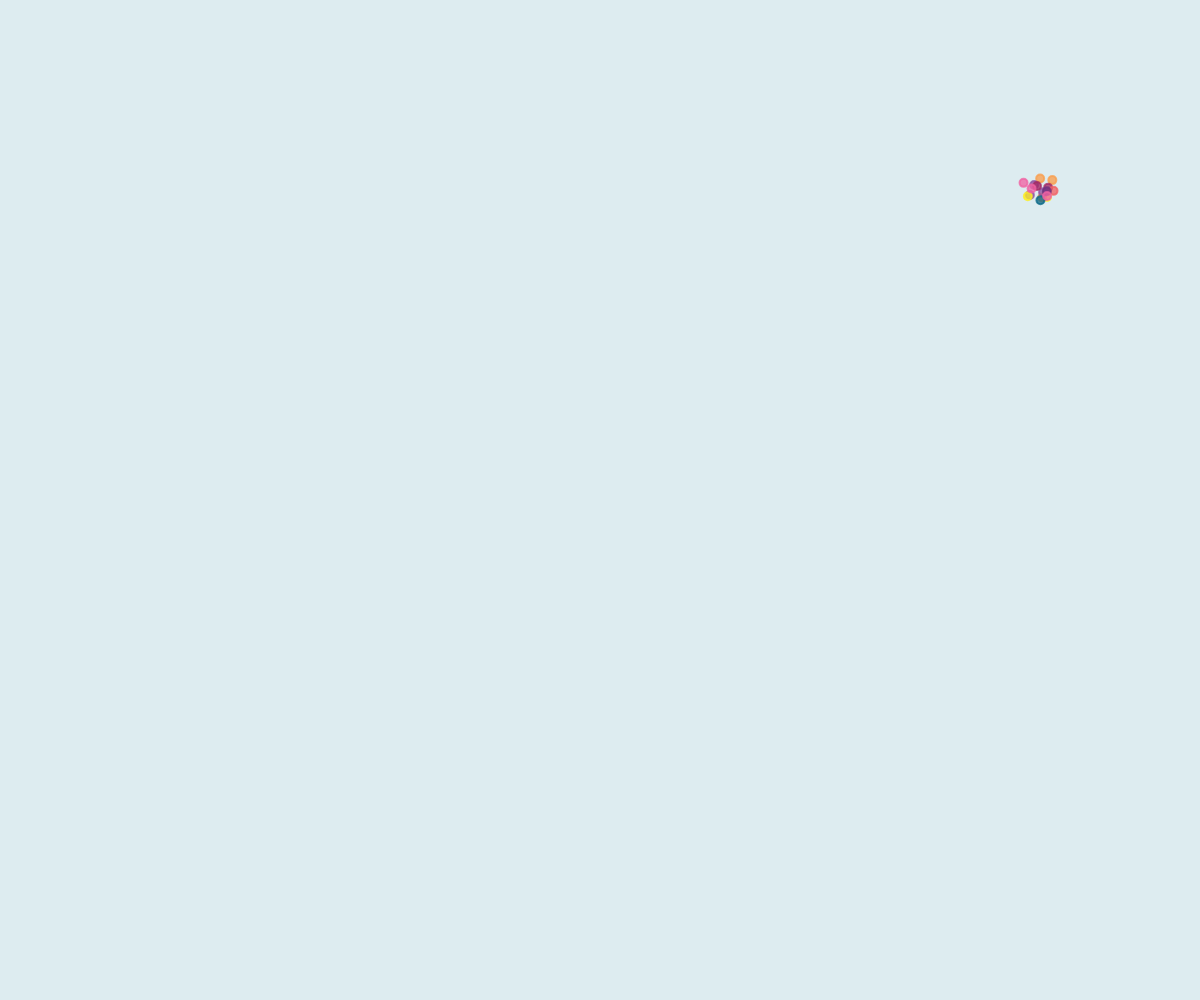
Frame 1 (no input)
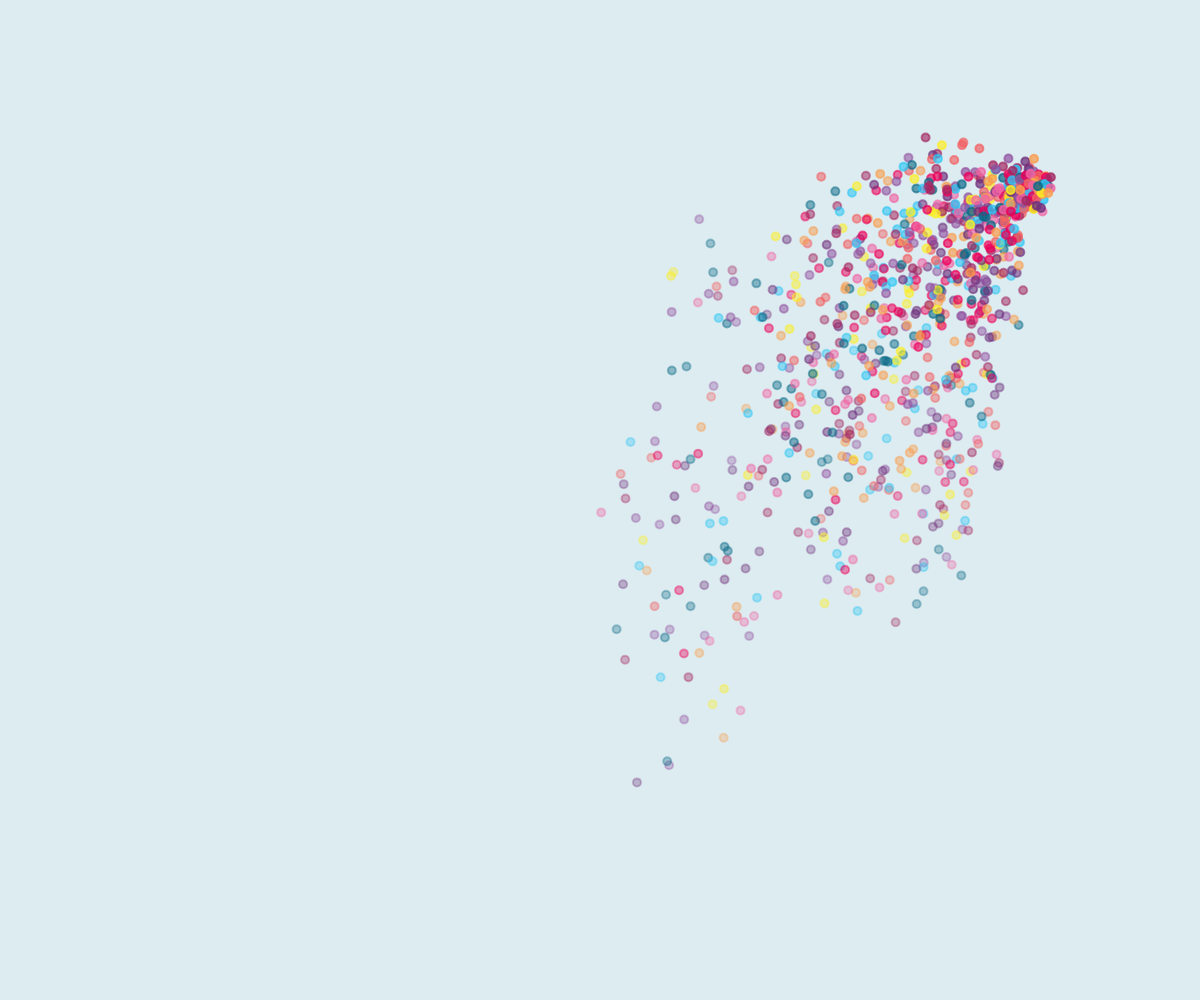
Frame 60 (no input)
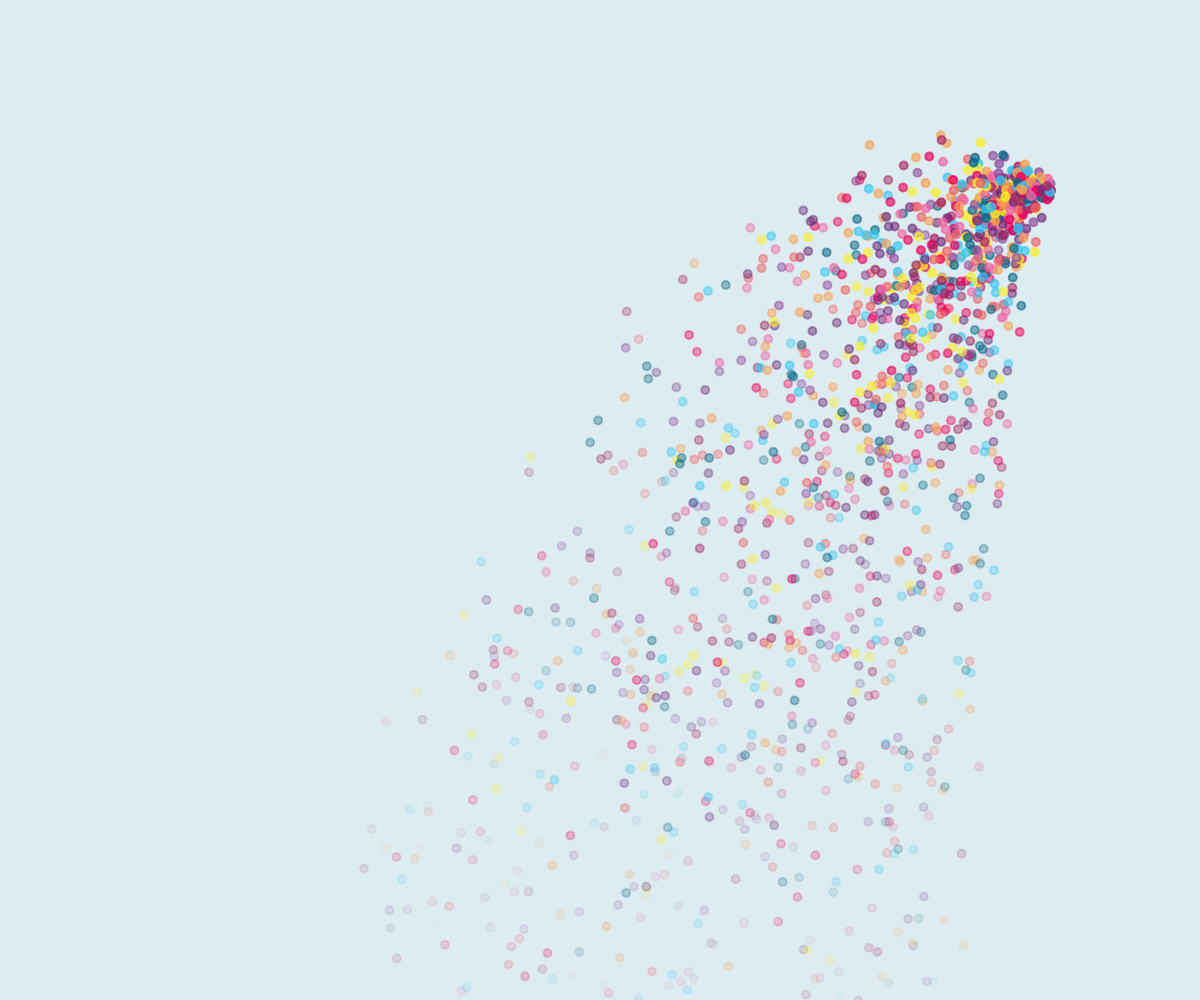
Frame 120 (the mouse pressed at the canvas centre since frame 60)

The p5.js sketch that drew these frames (run headless with seeded random() and noise() and a simulated clock; from frame 60 on, the mouse is pressed at the canvas centre):

// p5.js sketch
// ── sketch.js
let colors = 
['#0B6A88','#2DC5F4','#70327E','#9253A1','#A42963',
'#EC015A','#F063A4','#F16164','#F89E4F','#FCEE21'];

let particles = [];

function setup() {
  createCanvas(windowWidth, windowHeight);
  clear();
}

function draw() {
  background(221, 236, 240);
  
  // blendMode(ADD);
  for (let i = 0; i < 16; i++) {
    particles.push(new Particle(width/1.15, height/5.33));
  }

  for (let particle of particles) {
    let gravity = createVector(0, 0.2);
    particle.applyForce(gravity);
    particle.update();
    particle.show();
  }

  for (let i = particles.length - 1; i >= 0; i--) {
    if (particles[i].finished()) {
      particles.splice(i, 1);
    }
  }
}

// ── particle.js
let colorsCT = ['#0B6A88', '#2DC5F4', '#70327E', '#9253A1', '#A42963',
  '#EC015A', '#F063A4', '#F16164', '#F89E4F', '#FCEE21'
];

class Particle {
  constructor(x, y) {
    let offset = p5.Vector.random2D();
    offset.mult(random(2, 20));
    this.pos = createVector(x, y);
    this.pos.add(offset);
    let a = random(PI / 2 + 1, PI + PI / 2 - 1);
    this.vel = p5.Vector.fromAngle(a);
    this.vel.rotate(random(-0.2, 0.2));
    this.vel.mult(random(1, 8));
    this.acc = createVector(0, 0);
    this.r = 4;
    this.lifetime = 200;
    this.color = color(random(colorsCT));
  }

  finished() {
    return (this.lifetime < 0);
  }


  applyForce(force) {
    this.acc.add(force);
  }


  edges() {
    if (this.pos.y >= height - this.r) {
      this.pos.y = height - this.r;
      this.vel.y *= -1;
    }

    if (this.pos.x >= width - this.r) {
      this.pos.x = width - this.r;
      this.vel.x *= -1;
    } else if (this.pos.x <= this.r) {
      this.pos.x = this.r;
      this.vel.x *= -1;
    }
  }




  update() {

    this.vel.add(this.acc);
    this.pos.add(this.vel);
    this.acc.set(0, 0);

    this.lifetime -= 2;
  }

  show() {
    this.color.setAlpha(this.lifetime);
    stroke(this.color);
    strokeWeight(2);
    fill(this.color);
    ellipse(this.pos.x, this.pos.y, this.r * 2);
  }
}
